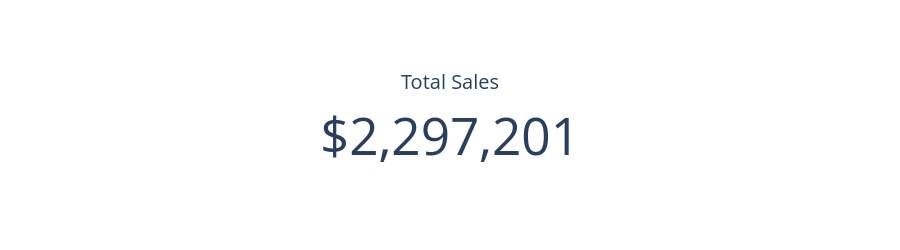

Notebook code cell kept with this figure:
### Code cell
##NOW CREATING KPI CARDS USING PLOTLY using the go.Indicator function
##TOTAL SALES
fig = go.Figure()

fig.add_trace(
    go.Indicator(
        mode="number",
        value=total_sales,
        title={"text": "Total Sales"},
        number={
            "prefix": "$",
            "valueformat": ",.0f"
        }
    )
)

fig.update_layout(
    template="plotly_white",
    height=250
)

fig.show()

### Figure 1 — Plotly figure (JSON) as saved in the notebook; plotly's stock layout.template omitted (floating-point values rounded to 4 significant figures)
{"data": [{"mode": "number", "number": {"prefix": "$", "valueformat": ",.0f"}, "title": {"text": "Total Sales"}, "type": "indicator", "value": 2297000.0}], "layout": {"height": 250}}
